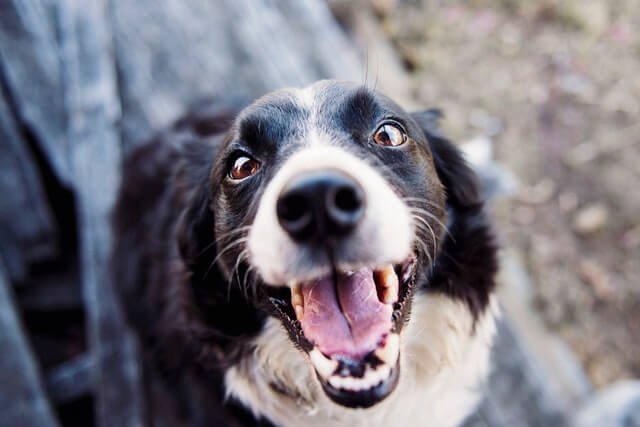
#> input picture Friday 08:30 - 10:30/E22CSEU1069_Adv_Cv_Labs/LAB_4/rgb_image.jpg, 640 x 427 px, found by its file name
$ jupyter execute e22cseu1069_Adv_cv_Lab4.ipynb
#> lines starting #> are read from the running program, lines starting #| are printed output that depends on the picture
[cell 1]
import cv2
import numpy as np
import matplotlib.pyplot as plt
from google.colab.patches import cv2_imshow

[cell 2]
def compute_histogram(image, is_gray=False):
    if is_gray:
        hist = cv2.calcHist([image], [0], None, [256], [0, 256])
    else:
        hist = [cv2.calcHist([image], [i], None, [256], [0, 256]) for i in range(3)]
    return hist

def plot_histogram(hist, title, color=None):
    plt.figure()
    plt.title(title)
    plt.xlabel('Intensity Value')
    plt.ylabel('Pixel Count')
    if color:
        for h, c in zip(hist, color):
            plt.plot(h, color=c)
    else:
        plt.plot(hist, color='black')
    plt.xlim([0, 256])
    plt.show()

[cell 3]
def plot_probability_histogram(hist, title, color=None):
    plt.figure()
    plt.title(title)
    plt.xlabel('Intensity Value')
    plt.ylabel('Probability')
    if color:
        for h, c in zip(hist, color):
            plt.plot(h / np.sum(h), color=c)
    else:
        plt.plot(hist / np.sum(hist), color='black')
    plt.xlim([0, 256])
    plt.show()

def histogram_equalization(image):
    return cv2.equalizeHist(image)

def process_image(image_path):
#> called with image_path = '/content/rgb_image.jpg'
    image = cv2.imread(image_path)
#> image is the input picture: shape (427, 640, 3); mean B, G, R 127.7, 119, 122.2
    if image is None:
        print("Error: Image not found or unable to load.")
        return

    gray_image = cv2.cvtColor(image, cv2.COLOR_BGR2GRAY)
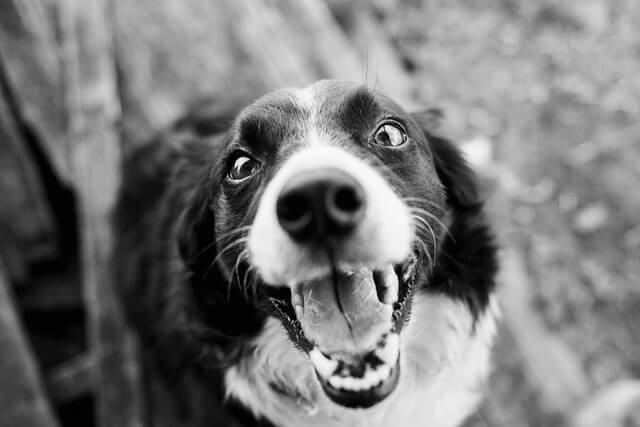
#> gray_image: shape (427, 640); min 0, max 254, mean 120.9

    hist_gray = compute_histogram(gray_image, is_gray=True)
#> in compute_histogram, `hist = cv2.calcHist([image], [0], None, [256], [0, 256])`: hist = 256 values, max 4796 at index 2, min 0 at index 255, mean 1067.5
#> hist_gray has the same summary as hist in compute_histogram
    hist_color = compute_histogram(image, is_gray=False)
#> hist_color = 3 items

    plot_histogram(hist_gray, 'Grayscale Histogram')
#> in plot_histogram, `plt.show()`:
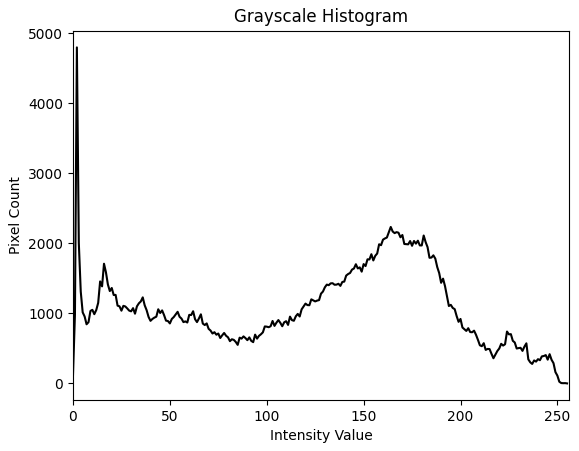
#> figure drawn by matplotlib, 1 panel; curve peaks at x = 2, y = 4796
    plot_histogram(hist_color, 'Color Histogram', color=['b', 'g', 'r'])
#> call 2 of plot_histogram, with title = 'Color Histogram'
#> the loop in plot_histogram (call 2), `for h, c in zip(hist, color):` made 3 passes
#> c on passes 1 to 3: 'b', 'g', 'r'
#> in plot_histogram (call 2), `plt.show()`:
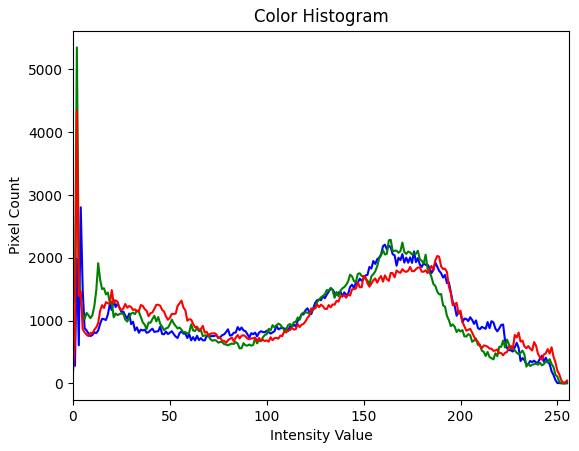
#> figure drawn by matplotlib, 1 panel; curve peaks at x = 4, y = 2805; curve peaks at x = 2, y = 5351; curve peaks at x = 2, y = 4338

    plot_probability_histogram(hist_gray, 'Grayscale Probability Histogram')
#> in plot_probability_histogram, `plt.show()`:
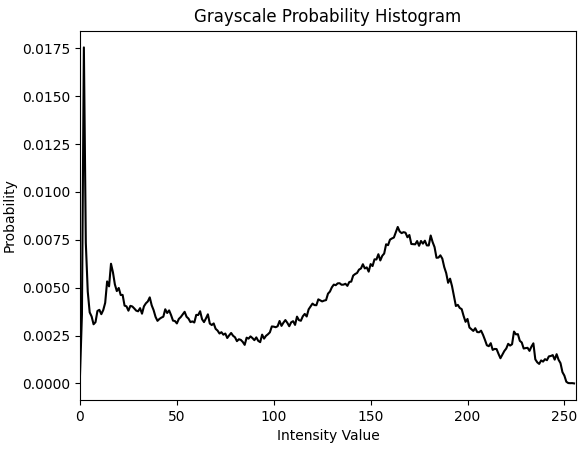
#> figure drawn by matplotlib, 1 panel; curve peaks at x = 2, y = 0.0175
    plot_probability_histogram(hist_color, 'Color Probability Histogram', color=['b', 'g', 'r'])
#> call 2 of plot_probability_histogram, with title = 'Color Probability Histogram'
#> the loop in plot_probability_histogram (call 2), `for h, c in zip(hist, color):` made 3 passes
#> in plot_probability_histogram (call 2), `plt.show()`:
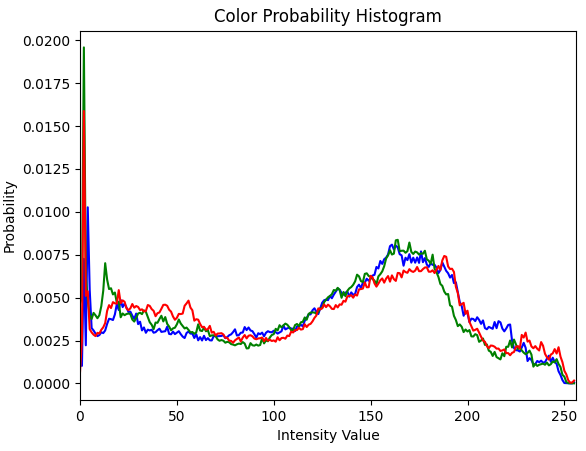
#> figure drawn by matplotlib, 1 panel; curve peaks at x = 4, y = 0.0103; curve peaks at x = 2, y = 0.0196; curve peaks at x = 2, y = 0.0159

    equalized_image = histogram_equalization(gray_image)
#> in histogram_equalization, `return cv2.equalizeHist(image)`:
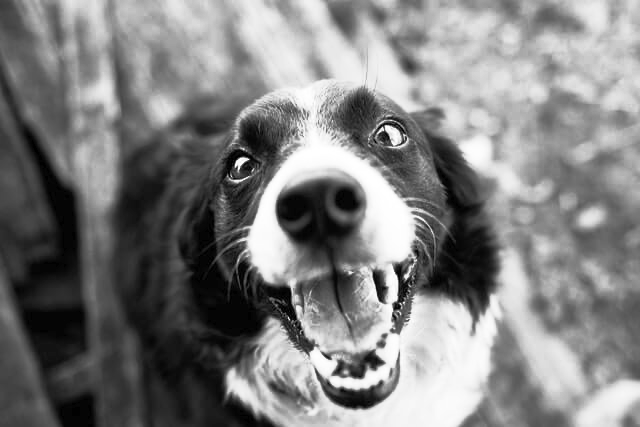
#> returned value: shape (427, 640); min 0, max 255, mean 128.1
    cv2_imshow(gray_image)
    cv2_imshow(equalized_image)

    hist_equalized = compute_histogram(equalized_image, is_gray=True)
#> hist_equalized = 256 values, max 4796 at index 5, min 0 at index 2, mean 1067.5
    plot_histogram(hist_equalized, 'Equalized Grayscale Histogram')
#> call 3 of plot_histogram, with hist = array of shape (256, 1), title = 'Equalized Grayscale Histogram'
#> in plot_histogram (call 3), `plt.show()`:
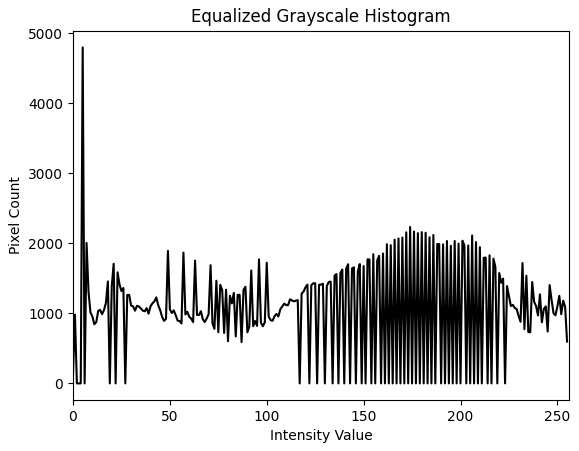
#> figure drawn by matplotlib, 1 panel; curve peaks at x = 5, y = 4796

# Example usage
process_image('/content/rgb_image.jpg')  # Replace with your image path

[cell 4]
def compute_fft(image):
    dft = np.fft.fft2(image)
    dft_shift = np.fft.fftshift(dft)
    magnitude_spectrum = 20 * np.log(np.abs(dft_shift) + 1)  # Avoid log(0)
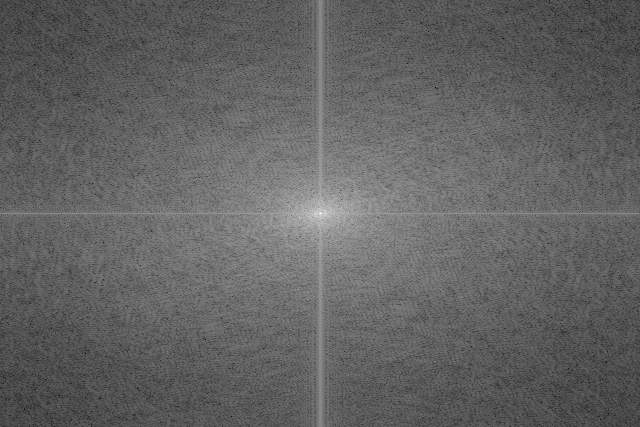
#> magnitude_spectrum: shape (427, 640) float64; min 21.94, max 346.3, mean 147.7; drawn with min black and max white
    return dft, dft_shift, magnitude_spectrum

def compute_ifft(dft):
    dft_ishift = np.fft.ifftshift(dft)
    reconstructed_image = np.fft.ifft2(dft_ishift)
    return np.abs(reconstructed_image)

def rotate_image(image, angle):
#> called with angle = 45
    (h, w) = image.shape
#> h = 427; w = 640
    center = (w // 2, h // 2)
#> center = (320, 213)
    M = cv2.getRotationMatrix2D(center, angle, 1.0)
    rotated = cv2.warpAffine(image, M, (w, h))
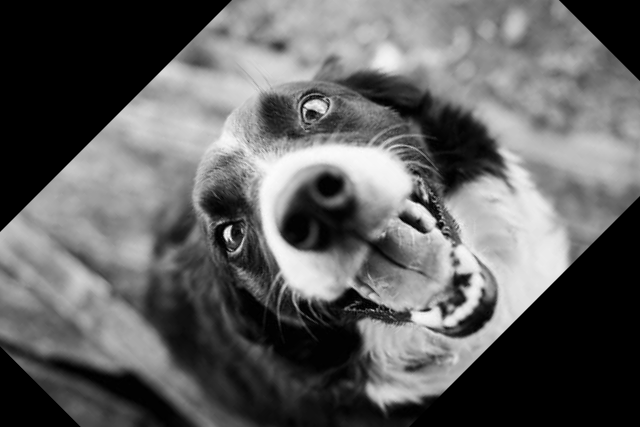
#> rotated: shape (427, 640); min 0, max 253, mean 97.1
    return rotated

[cell 5]
def process_fft(image_path):
    image = cv2.imread(image_path, cv2.IMREAD_GRAYSCALE)
    if image is None:
        print("Error: Image not found or unable to load.")
        return

    dft, dft_shift, magnitude_spectrum = compute_fft(image)
    reconstructed_image = compute_ifft(dft)

    plt.figure(figsize=(10, 4))
    plt.subplot(1, 3, 1), plt.imshow(image, cmap='gray'), plt.title('Original Image')
    plt.subplot(1, 3, 2), plt.imshow(magnitude_spectrum, cmap='gray'), plt.title('Magnitude Spectrum')
    plt.subplot(1, 3, 3), plt.imshow(reconstructed_image, cmap='gray'), plt.title('Reconstructed Image')
    plt.show()

    rotated_image = rotate_image(image, 45)
    _, _, magnitude_spectrum_rotated = compute_fft(rotated_image)
#> in compute_fft (call 2), `magnitude_spectrum = 20 * np.log(np.abs(dft_shift) + 1)`:
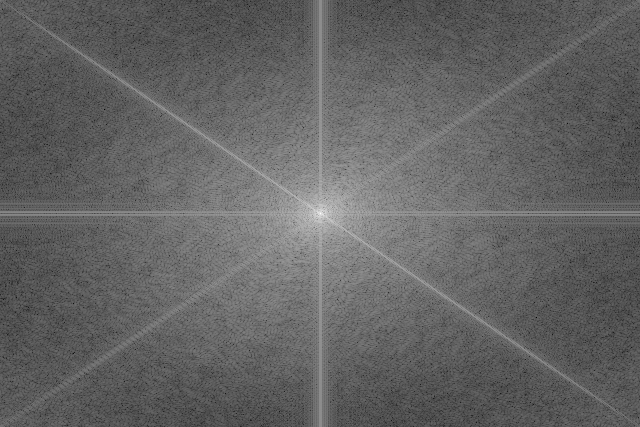
#> magnitude_spectrum: shape (427, 640) float64; min 16.86, max 341.9, mean 143.7; drawn with min black and max white

    plt.figure(figsize=(10, 4))
    plt.subplot(1, 2, 1), plt.imshow(rotated_image, cmap='gray'), plt.title('Rotated Image')
    plt.subplot(1, 2, 2), plt.imshow(magnitude_spectrum_rotated, cmap='gray'), plt.title('Magnitude Spectrum (Rotated)')
    plt.show()

# Example usage
process_fft('/content/rgb_image.jpg')  # Replace with your image path
